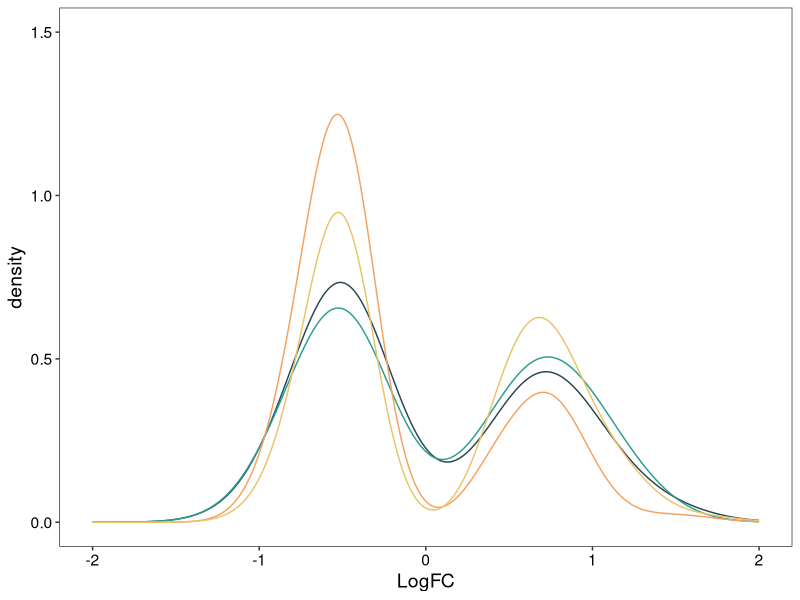
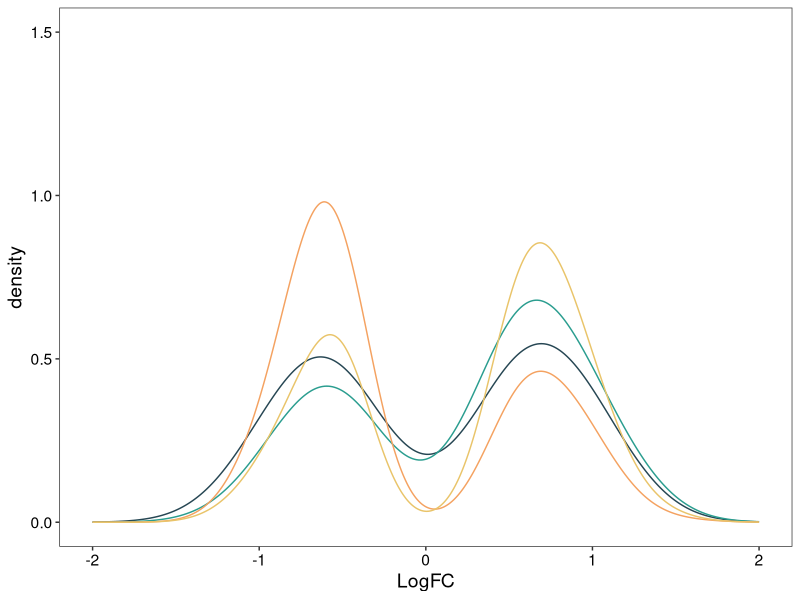

The R source for these figures, in order:
#AS events relationship with DGE

library(openxlsx)
library(ggrepel)
library(ggplot2)
library(ComplexHeatmap)
library(circlize)

#hippocampus
DGE_splicing_hippo<-read.xlsx("data/Figure5/Number_DGE_splicing.xlsx",sheet=1)
DGE_splicing_hippo_plot<- ggplot(DGE_splicing_hippo, aes(logFC))+
  geom_density(aes(color=factor(Event))) +
  #scale_fill_manual(values = c("#003049","#D62828","#F77F00","#FCBF49")) +
  #scale_fill_manual(values = c("#EC9898","#FFBA70","#5CC6FF","#FDDC9B")) +
  scale_color_manual(values = c("#264653","#2A9D8F","#F4A261","#E9C46A"))+
  labs(x="LogFC",
       fill="#Event")+theme_bw()+
  xlim(-2,2)+
  ylim(0,1.5)+
  theme(legend.position="none",text=element_text(size=14),axis.text.x = element_text(color = "black"),axis.text.y = element_text(color="black"),
        panel.grid.major = element_blank(), panel.grid.minor = element_blank(),
        panel.background = element_blank())
DGE_splicing_hippo_plot


#cortex
DGE_splicing_cortex<-read.xlsx("data/Figure5/Number_DGE_splicing.xlsx",sheet=2)
DGE_splicing_cortex_plot<- ggplot(DGE_splicing_cortex, aes(logFC))+
  geom_density(aes(color=factor(Event))) +
  scale_color_manual(values = c("#264653","#2A9D8F","#F4A261","#E9C46A"))+
  labs(x="LogFC",
       fill="#Event")+theme_bw()+
  xlim(-2,2)+
  ylim(0,1.5)+
  theme(legend.position="none",text=element_text(size=14),axis.text.x = element_text(color = "black"),axis.text.y = element_text(color="black"),
        panel.grid.major = element_blank(), panel.grid.minor = element_blank(),
        panel.background = element_blank())
DGE_splicing_cortex_plot
